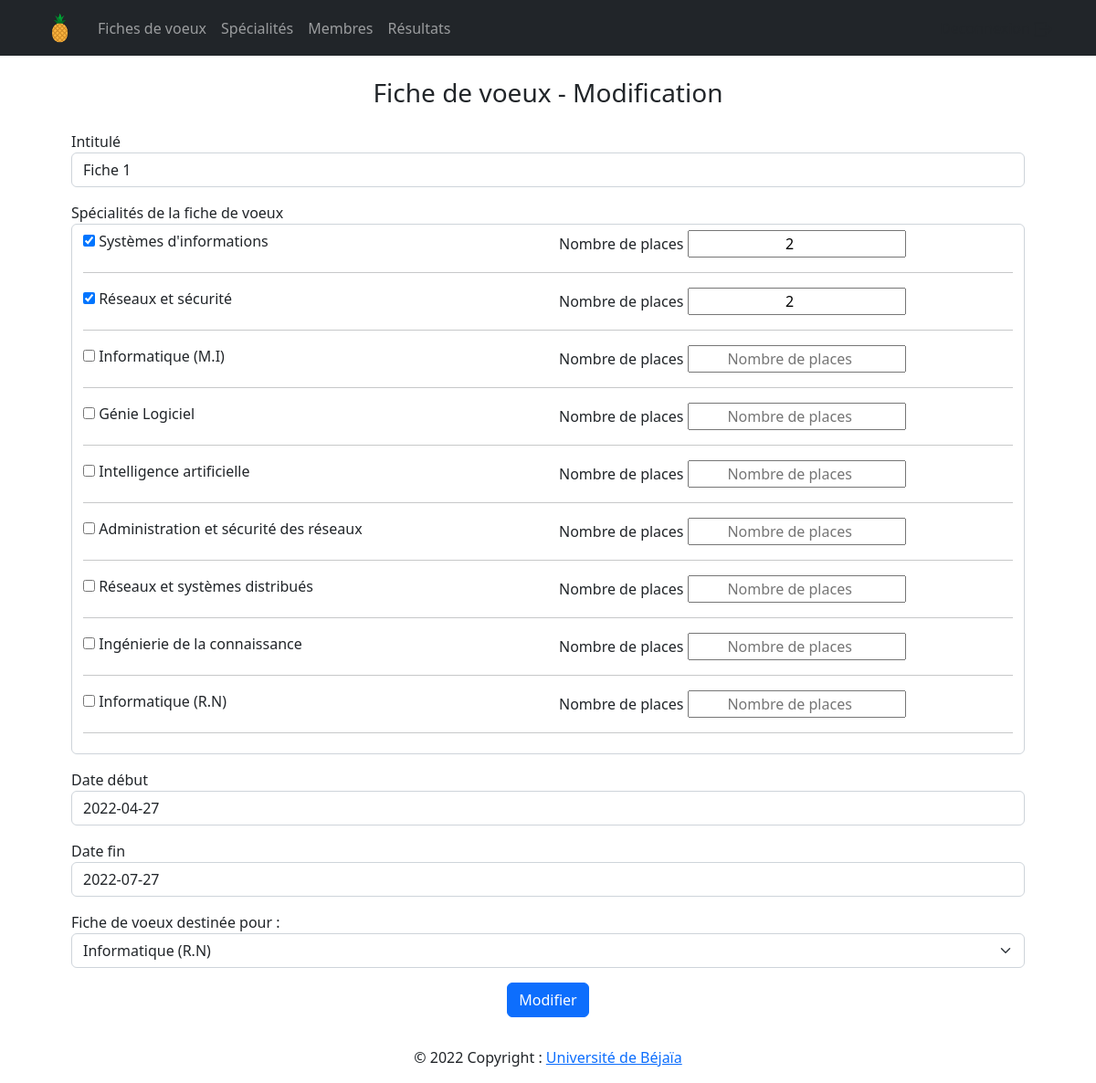
/dashboard/fiches/edit.php?id=1 (signed in), run on the app's committed database.
### tables this page shows
CREATE TABLE FicheVoeux (
	idFiche int NOT NULL AUTO_INCREMENT,
	intituleFiche varchar(100) NOT NULL,
	DateDebut date NOT NULL,
	DateFin date NOT NULL,
	acheve boolean default false,
	Destination int NOT NULL,
	
	CONSTRAINT pk_FicheVoeux PRIMARY KEY (idFiche),
	CONSTRAINT fk_FicheVoeux_specialite FOREIGN KEY (Destination) REFERENCES Specialite(idSpecialite) ON DELETE CASCADE ON UPDATE CASCADE
	);

CREATE TABLE Specialite (
	idSpecialite int NOT NULL AUTO_INCREMENT,
	nomSpecialite varchar(100) NOT NULL,
	anneeDebut int,
	programme varchar(255),
	
	CONSTRAINT pk_specialite PRIMARY KEY (idSpecialite),
	CONSTRAINT fk_specialite_Voeux FOREIGN KEY(anneeDebut) REFERENCES AnneeEtud(idAnneeEtud) ON DELETE SET NULL ON UPDATE CASCADE
	);

CREATE TABLE SpecialiteFiche(
	idFiche int,
	idSpecialite int,
	nbrPlaces int,
	
	CONSTRAINT pk_specialiteFiche PRIMARY KEY (idFiche,idSpecialite),
	CONSTRAINT fk_specialiteFiche_Voeux FOREIGN KEY (idFiche) REFERENCES ficheVoeux(idFiche) ON DELETE CASCADE ON UPDATE CASCADE,
	CONSTRAINT fk_specialiteFiche_specialite FOREIGN KEY (idSpecialite) REFERENCES Specialite(idSpecialite) ON DELETE CASCADE ON UPDATE CASCADE
);

### queries/fiches.php (called while the page is built, shortened)
<?php
    include_once __DIR__.'/../queries/utilisateurs.php';
function getFichesById($id) {
    global $bdd;
    try {
        $request = $bdd->prepare("SELECT * FROM FicheVoeux WHERE idFiche=?");
        $request->execute(array($id));
        $result = $request->fetch(PDO::FETCH_OBJ);
        return $result;
    } catch (PDOException $e) {
        echo $e;
    }
}
function existSpecialitesFiche($idFiche,$idSpecia) {
    global $bdd;
    try {
        $request = $bdd->prepare("SELECT * FROM SpecialiteFiche WHERE idFiche=? AND idSpecialite=?");
        $request->execute(array($idFiche,$idSpecia));
        $result = $request->fetch(PDO::FETCH_OBJ);
        return $result;
    } catch (PDOException $e) {
        echo $e;
    }
}
?>

### queries/specialite.php (called while the page is built, shortened)
<?php
    include_once __DIR__.'/../Model/connexionBDD.php';
function getSpecialites() {
    global $bdd;
    try {
        $request = $bdd->prepare("SELECT * FROM specialite");
        $request->execute();
        $result = $request->fetchAll(PDO::FETCH_OBJ);
        return $result;
    } catch (PDOException $e) {
        echo $e;
    }
}
function getNomSpecialite($id){
    global $bdd;
    try {
        $request = $bdd->prepare("SELECT nomSpecialite FROM specialite WHERE idSpecialite=?");
        $request->execute(array($id));
        $result = $request->fetch(PDO::FETCH_OBJ);
        return $result->nomSpecialite;
    } catch (PDOException $e) {
        echo $e;
    }
}
?>

### Controller/fiches.php (the view, shortened to what this page needs)
<?php
include_once '../../queries/fiches.php';
include_once '../../queries/specialite.php';
function remplirSpecialitesFiche($idFiche) {
    $listSpecialite = getSpecialites();
    foreach ($listSpecialite as $elem) {
        $id = $elem->idSpecialite;
        $nomSpecia = htmlentities(getNomSpecialite($id),ENT_QUOTES,"ISO-8859-1");
        $exist = existSpecialitesFiche($idFiche,$id);
        if ($exist) {
            $nbrPlace = $exist->nbrPlaces;
            echo '<li class="row">
                        <div class="col-12 col-md-6">
                        <input type="checkbox" name="spec'.$id.'" id="spec'.$id.'" value="'.$id.'" checked>
                        <label for="spec'.$id.'">'.$nomSpecia.'</label>
                        </div>
                        <div class="col-12 col-md-6">
                        <label class="sousTitreNbrPlaces" for="spec'.$id.'nbr">Nombre de places</label>
                        <input class="text-center" type="number" name="spec'.$id.'nbr" id="spec'.$id.'nbr" placeholder="Nombre de places" value="'.$nbrPlace.'">
                        </div>
                    </li>
                    <hr>';
        } else {
            echo '<li class="row">
            <div class="col-12 col-md-6">
            <input type="checkbox" name="spec'.$id.'" id="spec'.$id.'" value="'.$id.'">
            <label for="spec'.$id.'">'.$nomSpecia.'</label>
            </div>
            <div class="col-12 col-md-6">
            <label class="sousTitreNbrPlaces" for="spec'.$id.'nbr">Nombre de places</label>
            <input class="text-center" type="number" name="spec'.$id.'nbr" id="spec'.$id.'nbr" placeholder="Nombre de places">
            </div>
        </li>
        <hr>';
        }
    }
}
?>

### dashboard/fiches/edit.php (shortened to what this page needs)
<?php
include_once '../../View/header.php';
include_once '../../queries/fiches.php';
include_once '../../Controller/fiches.php';
include_once '../../Controller/specialites.php';
if (isset($_GET['id'])) {
    $id = (int)$_GET['id'];
    $fiche = getFichesById($id);
    $champIntitule = $fiche->intituleFiche;
    $champDateDeb = $fiche->DateDebut;
    $champDateFin = $fiche->DateFin;
}
?>
<div class="container p-3 mt-2 text-center">
    <h3 class="titrePage">Fiche de voeux - Modification</h3>
</div>
<div class="container mx-auto px-5">
    <form method="POST" action="edit.php?id=<?= $id ?>">
        <div class="form-group mb-3">
            <label class="myLabel" for="addIntitule">Intitulé</label>
            <input class="form-control" type="text" name="addIntitule" id="addIntitule" placeholder="Intitule" required value="<?= htmlentities($champIntitule) ?>" )>
        </div>
        <div class="form-group mb-3">
            <label class="myLabel" for="addSpecialites">Spécialités de la fiche de voeux</label>
            <ul class="form-control" style="list-style: none;">
                <?php remplirSpecialitesFiche($id); ?>
            </ul>
        </div>
        <div class="form-group mb-3">
            <label class="myLabel" for="addDateDebut">Date début</label>
            <input class="form-control" type="text" name="addDateDebut" id="addDateDebut" placeholder="Date début" autocomplete="off" required value="<?= htmlentities($champDateDeb) ?>">
        </div>
        <div class="form-group mb-3">
            <label class="myLabel" for="addDateFin">Date fin</label>
            <input class="form-control" type="text" name="addDateFin" id="addDateFin" placeholder="Date fin" autocomplete="off" required value="<?= htmlentities($champDateFin) ?>">
        </div>
        <div class="form-group mb-3">
            <label class="myLabel" for="addDateFin">Fiche de voeux destinée pour :</label>
            <select class="form-select" aria-label="Etat" id="addDestination" name="addDestination" required>
            </select>
        </div>
        <div class="form-group mb-3 text-center">
            <button class="btn btn-primary" type="submit">Modifier</button>
        </div>
    </form>
</div>
<?php
include_once '../../View/footer.php';
?>

### data on the page
fichevoeux: addIntitule "Fiche 1", addDateDebut "2022-04-27", addDateFin "2022-07-27"
specialite: nomSpecia "Systèmes d'informations", nbrPlaces "2"
specialite: nomSpecia "Réseaux et sécurité", idSpecialite.nbrPlaces "2"
specialite: nomSpecia "Informatique (M.I)"
specialite: nomSpecia "Génie Logiciel"
specialite: nomSpecia "Intelligence artificielle"
specialite: nomSpecia "Administration et sécurité des réseaux"
specialite: nomSpecia "Réseaux et systèmes distribués"
specialite: nomSpecia "Ingénierie de la connaissance"
specialite: nomSpecia "Informatique (R.N)"

### other printed values
form field addDestination "Informatique (R.N)"
